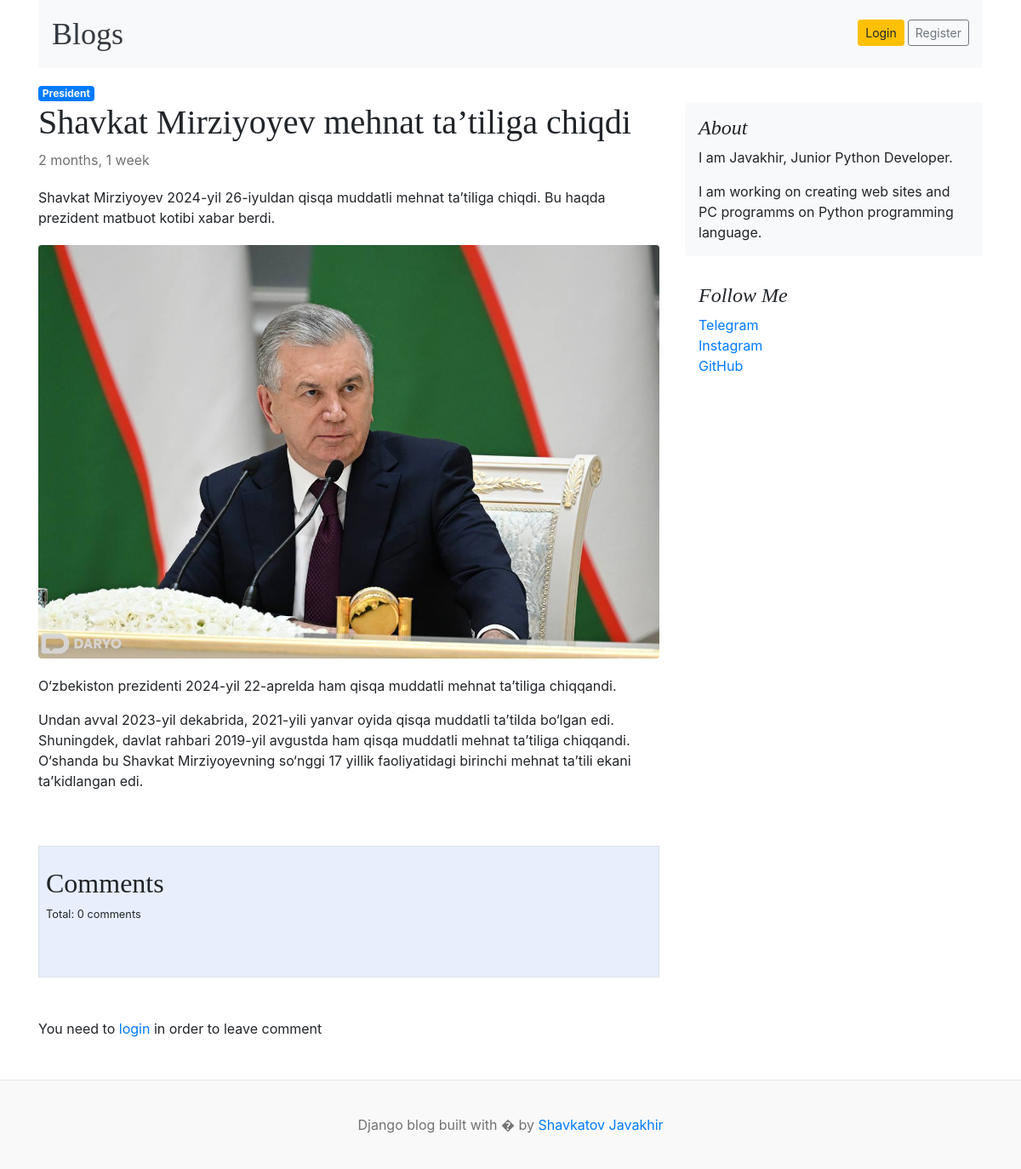
The app's page /blogs/blog/shavkat-mirziyoyev-mehnat-tatiliga-chiqdi, older data.
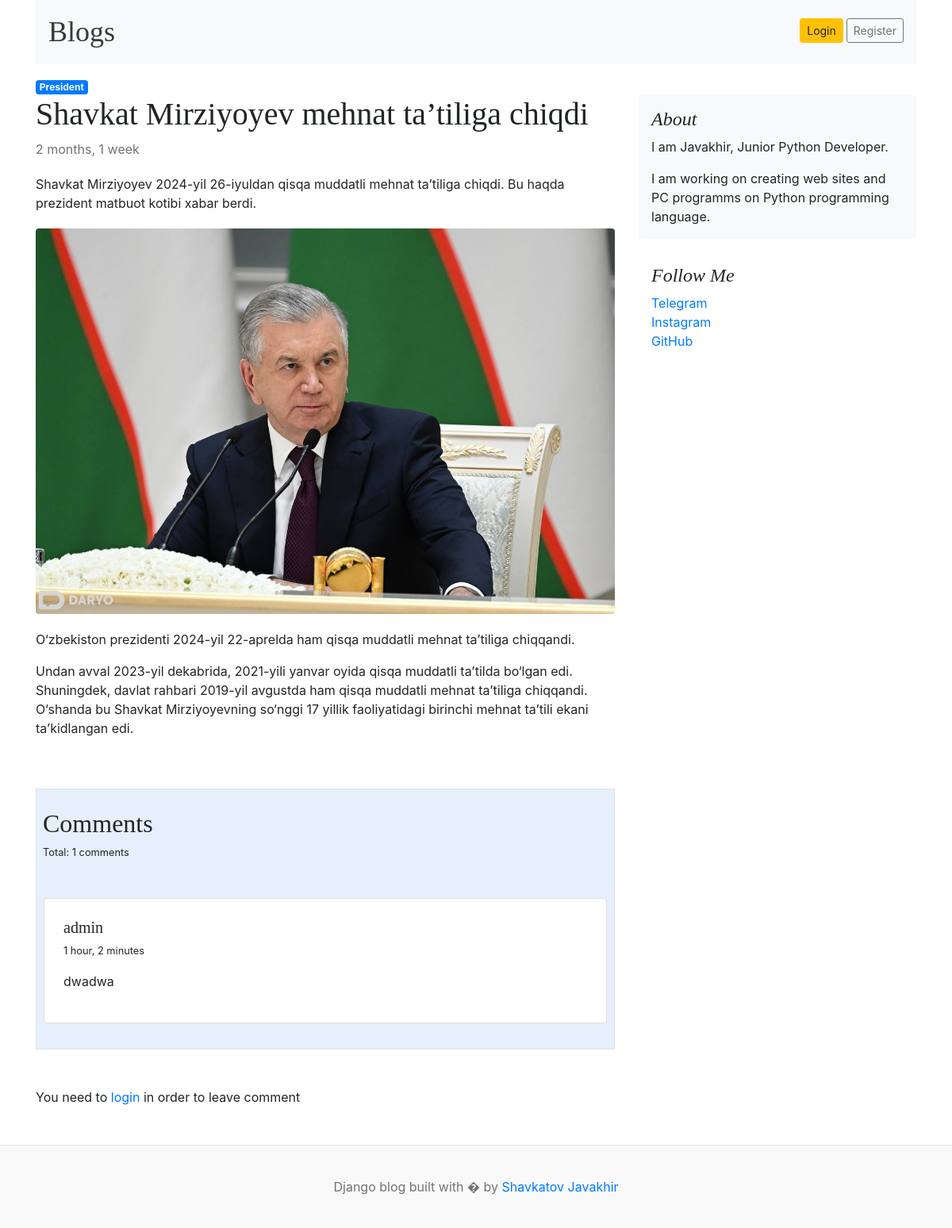
The same page, newer data.
### settingsapp/models.py (models this page shows, shortened)
class About(models.Model):
    title = models.CharField(max_length=300)
    description = models.CharField(max_length=500)
    class Meta:
        verbose_name_plural = 'About'

class Social_links(models.Model):
    name = models.CharField(max_length=100)
    link = models.URLField(unique=True)
    class Meta:
        verbose_name_plural = "Social_links"

### blogs/models.py (models this page shows, shortened)
class Comment(models.Model):
    user = models.ForeignKey(User, null=False, on_delete=models.CASCADE)
    blog = models.ForeignKey(Blog, null=False, on_delete=models.CASCADE)
    text = models.TextField(blank=False, null=False)
    created_at = models.DateTimeField(auto_now_add=True)
    updated_at = models.DateTimeField(auto_now=True)
    class Meta:
        verbose_name = "Comment"
        verbose_name_plural = "Comments"

### blogs/views.py (the view, shortened to what this page needs)
# urls.py: 2. Add a URL to urlpatterns:  path('blog/', include('blog.urls'))
def blog(request, blog_slug):
    blog = get_object_or_404(Blog, slug=blog_slug)
    if request.method == "GET":
        comment = Comment.objects.filter(blog=blog)
        count = comment.count()
        category = blog.category
        paragraph = blog.body.split("\n")
        context = {
            'blog': blog,
            "paragraph": paragraph,
            'category': category,
            'comments': comment,
            'count': count,
        }
        return render(request, "blog.html", context)

### blogs/context_processor.py (called while the page is built)
def header(req):
    category = Category.objects.all()
    context = {
        'categories': category
    }
    return context

def get_about(request):
    about = About.objects.all()
    links = Social_links.objects.all()
    telegram = links.get(name='Telegram')
    context = {
        'about': about,
        'links': links,
        'telegram': telegram
        }
    return context

### templates/blog.html (shortened to what this page needs)
{% extends 'header.html' %} {% load static %} {% block content %}
<a class="badge bg-primary text-decoration-none text-light" href="{% url 'posts_by_category' category.id %}">{{category.name}}</a>
<main role="main" class="container p-0">
  <div class="row">
    <div class="col-md-8 blog-main">
      <div class="blog-post">
        <h2 class="blog-post-title">{{blog.title}}</h2>
        <p class="blog-post-meta">{{blog.created_at|timesince}}</p>
        <p>{{blog.short_description}}</p>
        <div class="image">
          <img
            class="img-fluid rounded"
            src="{{blog.featured_image.url}}"
            alt=""
          />
        </div>
        {% for par in paragraph %}
        <p>{{par}}</p>
        {% endfor %}
      </div>
      <section style="background-color: #e7effd;" class=" mb-2 border">
          <h2 class="pt-4 pl-2">Comments</h2>
        <p class="pl-2 small">
          Total: {{count}} comments
        </p>
          <div class="row d-block justify-content-center p-4">
            {% for comment in comments %}
                <div class="d-flex flex-start my-2">
                  <div class="card" style="width: 100%;">
                    <div class="card-body p-4">
                      <div class="">
                        <h5>{{comment.user}}</h5>
                        <p class="small">{{comment.created_at|timesince}}</p>
                        <p>
                          {{comment.text}}
                        </p>
                      </div>
                    </div>
                  </div>
                </div>
                {% endfor %}
              </div>
      </section>
      {% if user.is_authenticated %}
      <div class="comment-section mb-5 pb-2 p-0 ">
        <label for="comment-text" class="form-label pl-2">Leave Comment</label>
          <form action="" method="post">
           {% csrf_token %}
            <div class="mb-3 form-group">
              <textarea class="form-control" name="comment" placeholder="Leave comment..." id="comment-text" rows="3"></textarea>
            </div>
            <button type="submit" class="btn btn-primary">Add comment</button>
          </form>
      </div>
      {% else %}
      <div class="comment-section my-5 p-0 col-8">You need to <a href="{% url 'login' %}">login</a> in order to leave comment</div>
      {% endif %}
    </div>
    {% include 'about.html' %}
  </div>
</main>
{% endblock %}

### templates/about.html (shortened to what this page needs)
      <aside class="col-md-4 blog-sidebar">
        <div class="p-3 mb-3 bg-light rounded">
          <h4 class="font-italic">About</h4>
          {% for ab in about %}
          {{ab.title}}
          {% endfor %}
        <p class="mb-0">
          {% for ab in about %}
          {{ab.description}}
          {% endfor %}
        </p>
      </div>
      <div class="p-3">
        <h4 class="font-italic">Follow Me</h4>
        <ol class="list-unstyled">
          {% for link in links %}
          <li><a href="{{link.link}}" target="_blank">{{link.name}}</a></li>
          {% endfor %}
        </ol>
        </div>
      </aside>

Row changes from the older to the newer data that the page shows:
added Comment: user "admin", created_at "1 hour, 2 minutes", text "dwadwa"
Text that changed along with them:
{{ count }}: "0" → "1"
